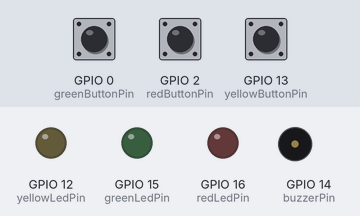
Recording of a sketch running on a simulated ESP8266 (NodeMCU). On the bench: output pins drawn as LEDs (lit = HIGH), buzzer (waves = sounding). Dashed ring = blinking. Inputs (shaded band) come from the test bench; at power-on: GPIO 0 (greenButtonPin) HIGH, GPIO 2 (redButtonPin) HIGH, GPIO 13 (yellowButtonPin) HIGH. WiFi joins after 1.5 s; servers stay silent unless stated; random numbers use the default seed unless the sketch sets one; what the sketch prints to the serial monitor is not drawn.

Above: at 2.7 s.
2.8 s: GPIO 0 (greenButtonPin) pulled LOW for 1 s
At 3.76 s:
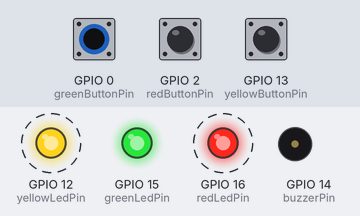
At 5.0 s:
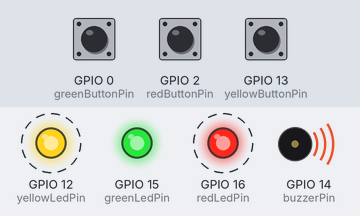
5.8 s: GPIO 2 (redButtonPin) pulled LOW for 3.2 s
12.0 s: GPIO 13 (yellowButtonPin) pulled LOW for 1 s
At 15.5 s:
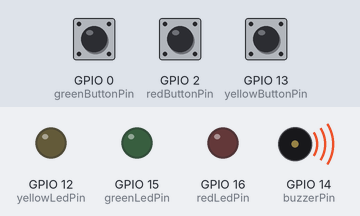
16.0 s: GPIO 13 (yellowButtonPin) pulled LOW for 3.2 s
Timing chart, 0 to 21.7 s (numbered marks = the images above; inputs shaded):
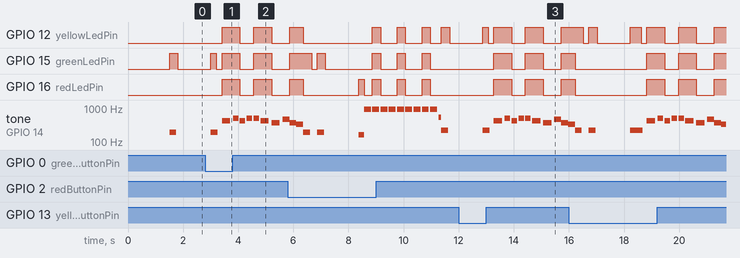

Measured:
- after the input at 2.8 s, GPIO 12 (yellowLedPin): alternates HIGH for 0.65 s and LOW for 0.50 s, starting after 0.61 s; GPIO 15 (greenLedPin): goes HIGH 0.20 s, LOW 0.20 s, HIGH 0.65 s, LOW 0.50 s, HIGH 0.65 s, then LOW, starting after 0.21 s
- after the input at 12.0 s, GPIO 12 (yellowLedPin): goes HIGH 0.20 s, LOW 0.20 s, HIGH 0.65 s, LOW 0.50 s, HIGH 0.65 s, LOW 0.65 s, then HIGH, starting after 0.87 s; GPIO 15 (greenLedPin): goes HIGH 0.65 s, LOW 0.50 s, HIGH 0.65 s, LOW 0.65 s, then HIGH, starting after 1.3 s

The sketch:

AdvancedWebServer.ino
```cpp
#include "raysays.h"
#include <ESP8266WiFi.h>
#include <WiFiClient.h>
#include <ESP8266WebServer.h>
#include <ESP8266mDNS.h>

#ifndef STASSID
#define STASSID "MTE-ZEKE"
#define STAPSK  "OjuOwiwi96"
#endif

const char *ssid = STASSID;
const char *password = STAPSK;


ESP8266WebServer server(80);

int highscore = 10;

/*const int buzzerPin = 14;
const int redButtonPin = 2;     // the number of the pushbutton pin
const int redLedPin =  16;      // the number of the LED pin
const int greenButtonPin = 0;
const int greenLedPin =  15;
const int yellowButtonPin = 13;
const int yellowLedPin =  12;
//tones assigned to each color
const int redTone = 165;
const int greenTone = 196;
const int yellowTone = 220;

//=============================//
int level = 1;
int patternArray[10]= { }; //array with 10 elements. Initialized and assigned 0 for each element
int ctrArray[3]={ 1, 1, 1 }; //array that keeps track of the total number of times each button was pressed throughout the program


// variable for reading the pushbutton status
int redButtonState = 0;
int greenButtonState = 0;
int yellowButtonState = 0;
boolean correctPattern=false;
*/

void handleRoot() {
  char temp[400];
  int sec = millis() / 1000;
  int min = sec / 60;
  int hr = min / 60;

  snprintf(temp, 400,

 "<html>\
  <head>\
    <meta http-equiv='refresh' content='5'/>\
    <title>ESP8266 Demo</title>\
    <style>\
      body { background-color: #e9ebe4; font-family: Arial, Helvetica, Sans-Serif; Color: #44444d; }\
    </style>\
  </head>\
  <body>\
    <h1>Hello from ESP8266!</h1>\
    <h3>Highscores:%02d</h3>\
    <p>Uptime: %02d:%02d:%02d</p>\
    <img src=\"/test.svg\" />\
  </body>\
</html>",
          highscore, hr, min % 60, sec % 60);
  server.send(200, "text/html", temp);
}

void handleNotFound() {
  String message = "File Not Found\n\n";
  message += "URI: ";
  message += server.uri();
  message += "\nMethod: ";
  message += (server.method() == HTTP_GET) ? "GET" : "POST";
  message += "\nArguments: ";
  message += server.args();
  message += "\n";

  for (uint8_t i = 0; i < server.args(); i++) {
    message += " " + server.argName(i) + ": " + server.arg(i) + "\n";
  }

  server.send(404, "text/plain", message);
}

void drawGraph() {
  String out;
  out.reserve(2600);
  char temp[70];
  out += "<svg xmlns=\"http://www.w3.org/2000/svg\" version=\"1.1\" width=\"400\" height=\"150\">\n";
  out += "<rect width=\"400\" height=\"150\" fill=\"rgb(250, 230, 210)\" stroke-width=\"1\" stroke=\"rgb(0, 0, 0)\" />\n";
  out += "<g stroke=\"black\">\n";
  int y = rand() % 130;
  for (int x = 10; x < 390; x += 10) {
    int y2 = rand() % 130;
    sprintf(temp, "<line x1=\"%d\" y1=\"%d\" x2=\"%d\" y2=\"%d\" stroke-width=\"1\" />\n", x, 140 - y, x + 10, 140 - y2);
    out += temp;
    y = y2;
  }
  out += "</g>\n</svg>\n";

  server.send(200, "image/svg+xml", out);
}

void setup(void) {
  Serial.begin(115200);
  WiFi.mode(WIFI_STA);
  WiFi.begin(ssid, password);
  Serial.println("Connecting to Wifi...");

  // Wait for connection
  while (WiFi.status() != WL_CONNECTED) {
    delay(500);
    Serial.print(".");
  }

  Serial.println("");
  Serial.print("Connected to ");
  Serial.println(ssid);
  Serial.print("IP address: ");
  Serial.println(WiFi.localIP());

  if (MDNS.begin("esp8266")) {
    Serial.println("MDNS responder started");
  }
  server.on("/", handleRoot);
  server.on("/test.svg", drawGraph);
  server.on("/inline", []() {
    server.send(200, "text/plain", "this works as well");
  });
  server.onNotFound(handleNotFound);
  server.begin();
  Serial.println("HTTP server started");

  // initialize LED pins as an output:
  pinMode(buzzerPin, OUTPUT);
  pinMode(redLedPin, OUTPUT);
  pinMode(greenLedPin, OUTPUT);
  pinMode(yellowLedPin, OUTPUT);
  // initialize pushbutton pin as an input:
  pinMode(redButtonPin, INPUT);
  pinMode(greenButtonPin, INPUT);
  pinMode(yellowButtonPin, INPUT);
  Serial.println("------- Start Serial Monitor ------");
  genNextPatternKey(); //Initializes the first
}

void loop(void) {
  server.handleClient();
  MDNS.update();

//main program loop starts here
  if( startGame==0){
    startGame = pressToStart();
    //secondThreadLed();
    //digitalWrite(redLedPin,);
  }

  //lampMode();
  if(startGame == 1){
    displayPattern();
    showPatternOnTerminal();
    levelCleared = userInputAndValidation();
    if( levelCleared == true ){
      letsGo();
      level++;
      genNextPatternKey();
      Serial.println("Level Cleared is: " + (String)levelCleared);
    } else if ( levelCleared == false){
       highscore = level;
      youLose();
      resetGame();
    }
  }
} //end loop method
```

raysays.h
```cpp
// constants dont't change, used to set pin numbers:
const int buzzerPin = 14;

const int redButtonPin = 2;     // the number of the pushbutton pin
const int redLedPin =  16;      // the number of the LED pin

const int greenButtonPin = 0;
const int greenLedPin =  15;

const int yellowButtonPin = 13;
const int yellowLedPin =  12;

//tones assigned to each color
const int redTone = 165;
const int greenTone = 196;
const int yellowTone = 220;


int level = 1;
int patternArray[10]= { }; //array with 10 elements. Initialized and assigned 0 for each element
int ctrArray[3]={ 1, 1, 1 }; //array that keeps track of the total number of times each button was pressed throughout the program


// variable for reading the pushbutton status
int redButtonState = 0;
int greenButtonState = 0;
int yellowButtonState = 0;
boolean correctPattern=false;

boolean levelCleared = true;
int startGame=0;

/*void setup() {
  // initialize LED pins as an output:
  pinMode(buzzerPin, OUTPUT);
  pinMode(redLedPin, OUTPUT);
  pinMode(greenLedPin, OUTPUT);
  pinMode(yellowLedPin, OUTPUT);
  // initialize pushbutton pin as an input:
  pinMode(redButtonPin, INPUT);
  pinMode(greenButtonPin, INPUT);
  pinMode(yellowButtonPin, INPUT);
  Serial.begin(9600);
  Serial.println("------- Start Serial Monitor ------");
  genNextPatternKey(); //Initializes the first
}
*/

boolean pressToStart(){
  // check for any states changes on the blue button
  redButtonState = digitalRead(redLedPin);
  if(redButtonState == 0 ){
    return true;
  }else{
    return false;
  }
}

void genNextPatternKey(){
  int nextKey = random(1,4); //generate a random number between 1 and 3
  Serial.println("nextKey");
  patternArray[level-1]=nextKey;
}//end method appendToBasePattern

void resetGame(){
  level = 1;
    for(int i=0; i < (sizeof(patternArray) / sizeof(patternArray[0])); i++){
      patternArray[i]= 0;
    }
  genNextPatternKey();
  startGame = 0;
}


void turnLightsOn(){
  //digitalWrite(blueLedPin,HIGH);
  digitalWrite(redLedPin,HIGH);
  digitalWrite(greenLedPin,HIGH);
  digitalWrite(yellowLedPin,HIGH);
}

void turnLightsOff(){
  //digitalWrite(blueLedPin,LOW);
  digitalWrite(redLedPin,LOW);
  digitalWrite(greenLedPin,LOW);
  digitalWrite(yellowLedPin,LOW);
}

void youLose(){
  for(int i = 0; i<3; i++){
    tone(buzzerPin, 912, 250);
    delay(300);
    tone(buzzerPin, 535, 250);
    turnLightsOn();
    tone(buzzerPin, 912, 250);
    delay(300);
    tone(buzzerPin, 535, 250);
    turnLightsOff();
    tone(buzzerPin, 912, 250);
    delay(300);
    tone(buzzerPin, 535, 250);
  }
  delay(100);
}

void showPatternOnTerminal(){
  int n = 0;
  for(int i = 0; i < (sizeof(patternArray) / sizeof(patternArray[0])); i++){
    n = patternArray[i];
    switch(n){
      case 1:
        Serial.print(" R,");
        break;
      case 2:
        Serial.print(" G,");
        break;
      case 3:
        Serial.print(" Y,");
        break;
      default:
        //if nothing matches do nothing
        break;
    } //end switch statement
    delay(100);
  } //end for loop
} //end method showPatternOnTermnial


void letsGo(){
  delay(200);
  turnLightsOn();
  tone(buzzerPin,415,300); //G#
  delay(400);
  tone(buzzerPin,493,200); //B4
  delay(250);
  turnLightsOff();
  tone(buzzerPin,415,200); //G#
  delay(250);
  tone(buzzerPin,493,200); //B4
  delay(250);
  turnLightsOn();
  tone(buzzerPin,493,200); //B4
  delay(250);
  tone(buzzerPin,415,300); //G#
  delay(400);
  turnLightsOff();
  tone(buzzerPin,369,300); //F#
  delay(400);
  tone(buzzerPin,466,250); //A#
  delay(250);
  turnLightsOn();
  tone(buzzerPin,369,250); //F#
  delay(250);
  tone(buzzerPin,329,250); //E
  delay(250);
  turnLightsOff();
}

void displayPattern(){
  //method that sends the current pattern that must be input to continue the game
  int n = 0;
  for(int i = 0; i < (sizeof(patternArray) / sizeof(patternArray[0])); i++){
    n = patternArray[i];
    switch(n){
      case 1:
        tone(buzzerPin, redTone, 250);
        digitalWrite(redLedPin,HIGH);
        delay(300);
        digitalWrite(redLedPin,LOW);
        delay(200);
        break;
      case 2:
        tone(buzzerPin, greenTone, 250);
        digitalWrite(greenLedPin,HIGH);
        delay(300);
        digitalWrite(greenLedPin,LOW);
        delay(200);
        break;
      case 3:
        //send power to LED and ring buzzer
        tone(buzzerPin, yellowTone, 250);
        digitalWrite(yellowLedPin,HIGH);
        delay(300);
        digitalWrite(yellowLedPin,LOW);
        delay(200);
        break;
      default:
        //if nothing matches do nothing
        break;
    } //end switch statement
  } //end for loop
}//end displayPattern method

int checkButtonStates(){
  // check for any state changes on the 3 buttons
  redButtonState = digitalRead(redButtonPin);
  greenButtonState = digitalRead(greenButtonPin);
  yellowButtonState = digitalRead(yellowButtonPin);

  if ( redButtonState == LOW ) {
    // turn LED on:
    ctrArray[1] += 1;
    Serial.print("Pressed Red ");
    Serial.println(ctrArray[1]);
    tone(buzzerPin, redTone, 250);
    digitalWrite(redLedPin, HIGH);
    delay(200);
    digitalWrite(redLedPin, LOW);
    return(1);
  } else if ( greenButtonState == LOW ) {
    // turn LED on:
    ctrArray[2] += 1;
    Serial.print("Pressed Green ");
    Serial.println(ctrArray[2]);
    tone(buzzerPin, greenTone, 250);
    digitalWrite(greenLedPin, HIGH);
    delay(200);
    digitalWrite(greenLedPin, LOW);
    return(2);
  } else if ( yellowButtonState == LOW ) {
    // turn LED on:
    ctrArray[3] += 1;
    Serial.print("Pressed yellow ");
    Serial.println(ctrArray[3]);
    tone(buzzerPin, yellowTone, 250);
    digitalWrite(yellowLedPin, HIGH);
    delay(200);
    digitalWrite(yellowLedPin, LOW);
    return(3);
  } else {
    //return 0 if no state changes where detected on the cycle
    return 0;
  }
}//end method checkButtonStates


boolean userInputAndValidation(){
  //method
  boolean inputMatching = true;
  int input; //holds user input
  int ctr = 0; //used as array pointer
  int currentKey = 0; //holds current pattern key (where pointer is)

  //while user input matches pattern, continue to next key.
  while( inputMatching == true && ctr < level ){
    delay(.01);
    input = 0; //resets input to zero after each outer while loop
    currentKey = patternArray[ctr];
    while( input == 0 ){
      delay(.01);
      input = checkButtonStates();
    }
    if( input != currentKey ){
      inputMatching = false;
      // break out of while loop when user input doesn't match
    }
    ctr++;
  } //end while loop
  Serial.println("-------------------------------------End of userInputAndValidation -----------------------------------------\n");
  return inputMatching; // Note: Anything after this return will not be executed. Method will end at this line.
} //end method userInput&Validation()


// --------------------------- Extra Feature ----------------------------
void lampMode(){
  // read the state of the pushbutton value:
  redButtonState = digitalRead(redButtonPin);
  greenButtonState = digitalRead(greenButtonPin);
  yellowButtonState = digitalRead(yellowButtonPin);

  if ( redButtonState == LOW ) {
    // turn LED on:
    ctrArray[1] += 1;
    Serial.print("Pressed Red ");
    Serial.println(ctrArray[1]);
    tone(buzzerPin, redTone, 250);
    if ( ctrArray[1]%2==0 ) {
      //turn on red LED if ctr is even
      digitalWrite(redLedPin, HIGH);
    } else if( ctrArray[1]%2!=0 ) {
      // turn off red LED if ctr is not even
      digitalWrite(redLedPin, LOW);
    }
    delay(200);
  }

  if ( greenButtonState == LOW ) {
    // turn LED on:
    ctrArray[2] += 1;
    Serial.print("Pressed Green ");
    Serial.println(ctrArray[2]);
    tone(buzzerPin, greenTone, 250);
    if ( ctrArray[2]%2==0 ) {
      //turn on green LED if ctr is even
      digitalWrite(greenLedPin, HIGH);
    } else if( ctrArray[2]%2!=0 ) {
      // turn off green LED if ctr is not even
      digitalWrite(greenLedPin, LOW);
    }
    delay(200);
  }

  if ( yellowButtonState == LOW ) {
    // turn LED on:
    ctrArray[3] += 1;
    Serial.print("Pressed yellow ");
    Serial.println(ctrArray[3]);
    tone(buzzerPin, yellowTone, 250);
    if ( ctrArray[3]%2==0 ) {
      //turn on yellow LED if ctr is even
      digitalWrite(yellowLedPin, HIGH);
    } else if( ctrArray[3]%2!=0 ) {
      // turn off yellow LED if ctr is not even
      digitalWrite(yellowLedPin, LOW);
    }
    delay(200);
  }
}//end method lampMode


/*void loop() {
  //lampMode();
  displayPattern();
  showPatternOnTerminal();
  levelCleared = userInputAndValidation();
  if( levelCleared == true ){
    letsGo();
    level++;
    genNextPatternKey();
    Serial.println("Level Cleared is: " + (String)levelCleared);
  } else if ( levelCleared == false){
    youLose();
  }

}//end loop method
*/
```
